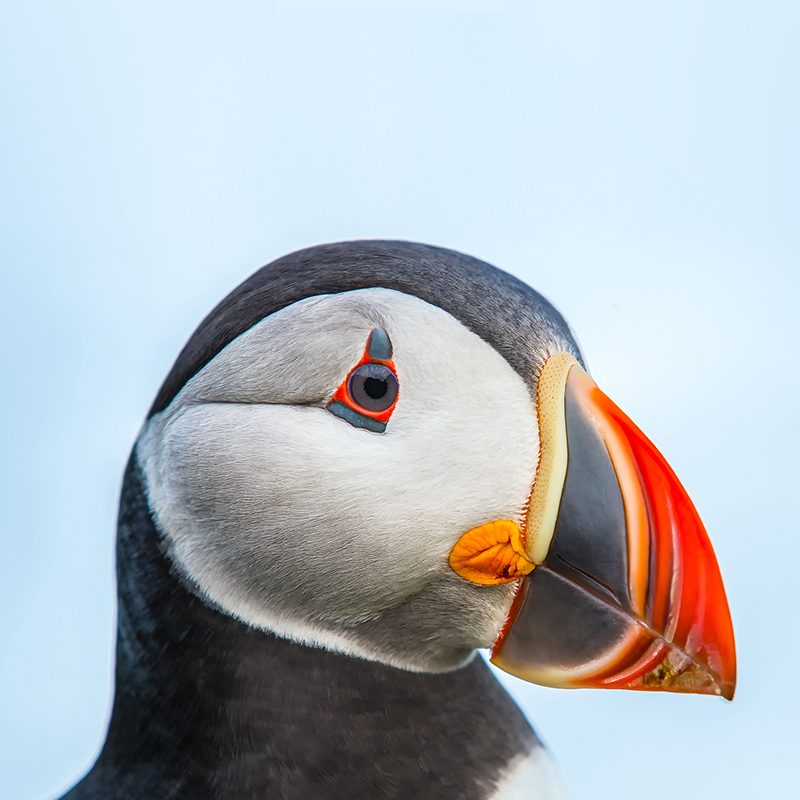
#> input picture test_image.jpg, 800 x 800 px
$ python test.py
#> lines starting #> are read from the running program, lines starting #| are printed output that depends on the picture
#> further down, img is the input picture: PIL image 800x800 RGB; mean R, G, B 178.3, 184.6, 190.5
### utils.py
import numpy as np
from matplotlib import pyplot as plt


# [7 lines left out: function show_tensor, not called in this run]


def show_batch_of_tensors(batch, ncol=5, normalize = False, cmap = "gray"):
#> called with batch = array of shape (2, 3, 800, 800), ncol = 1, normalize = False, cmap = 'gray'
    B, C, H, W = batch.shape
#> B = 2; C = 3; H = 800; W = 800
    extra = 0
    if not B % ncol == 0:
        Warning('inconsistent dimensions: {} samples to format using {} columns. ugly output'.format(B, ncol))
        extra+=1

    fig, axs = plt.subplots(int(B / ncol) + extra, ncol)

    for (tensor, ax) in zip(batch, axs.ravel()[:B]):
        if normalize:
            tensor /= tensor.max()
        ax.imshow(tensor.transpose(1, 2, 0), cmap=cmap)
        ax.axis("off")
#> this loop made 2 passes

    plt.tight_layout()
    plt.show()
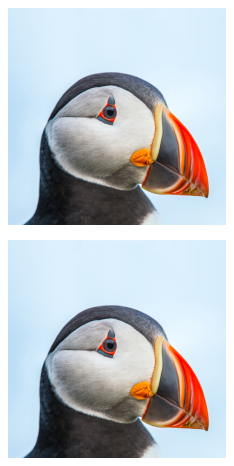
#> figure drawn by matplotlib, 2 panels

def get_neighborhood_indeces(input_shape:tuple, kernel_shape:tuple, stride:int, padding:int) -> tuple:

    '''
    :param input_shape: tuple, shape of input array from which we want to extract indeces of all possible kernel neighbours
    :param kernel_shape: tuple, shape of the kernel(s) that we want to convolve with the input
    :param stride: int, spacing between possible kernel positions.
    :param padding: int, number of pixels used to pad the image

    :return: (ii, jj, kk)
             tuple of indeces corresponding to all possible neighborhoods given the above inputs
    '''

    B,C,H,W = input_shape # B is the batch size (number of inputs)
    Nk,Ck,Hk,Wk = kernel_shape # Nk is the number of kernels used. EACH OF THE B INPUTs GOES THROUGH ALL Nk KERNELS.

    # get output dimensions
    Hout = int((H - Hk + 2 * padding) / stride) + 1
    Wout = int((W - Wk + 2 * padding) / stride) + 1

    # get relative indices of the kernel's neighbourhood (row major order)
    i = np.tile(np.repeat(np.arange(Hk), Wk), Ck)  # row index
    j = np.tile(np.arange(Wk), Ck*Hk) # column index
    k = np.repeat(np.arange(Ck), Wk*Hk) # depth index (channels)
    # neigh_index --> [k, i, j] # indexing as BxCxHxW

    # using the top left corner of the mask as the origin of the kernel, get the locations where the mask will be placed
    I = stride*np.repeat(np.arange(Hout), Wout)
    J = stride*np.tile(np.arange(Wout), Hout)

    # get the final indeces of kernel's neighborhood at each position I,J,K in 2D arrays of indeces
    ii = i.reshape(-1, 1) + I.reshape(1, -1)
    jj = j.reshape(-1, 1) + J.reshape(1, -1)
    kk = k.reshape(-1, 1)

    return (ii, jj, kk)

def image2neighbourhoodMatrix(input: np.ndarray, kernel_shape:tuple, stride:int, padding:int)-> np.ndarray:

    '''
    # transform input to a matrix whose columns are the neighborhood of the kernel at each position. Since inputs are
    # processed in batches we will stack B of such matrices together to achieve a shape of B x (Ck*Hk*Wk) x (H*W).
    # Note that this is not really a reshape because elements are repeated.
    # for a good overview of this concept see publication:
    # https://www.researchgate.net/publication/330315719_A_Uniform_Architecture_Design_for_Accelerating_2D_and_3D_CNNs_on_FPGAs

    :param input: 4D np.ndarray, input (i.e. image/batch of images) to the conv layer. shape:B x C x H x W
    :param kernel: tuple (Nk,Ck,Hk,Wk), shape of kernel weights of the conv layer. note that Ck == C.
    :param stride: int, spacing between possible kernel positions.
    :param padding: int, number of pixels used to pad the image.

    :return: (transformed_input, transformed_kernel)
             tuple of the input and kernel transformed appropriately to perform convolution as matrix
             multpiplication.
    '''

    B,C,H,W = input.shape # B is the batch size (number of inputs)
    Nk,Ck,Hk,Wk = kernel_shape # Nk is the number of kernels used. EACH OF THE B INPUTs GOES THROUGH ALL Nk KERNELS.

    # pad image if necessary
    # np.pad defaults to zero padding, do not pad in the channnel dimension
    if padding>0:
        input = np.pad(input, ((0,0), (0,0), (padding,padding), (padding, padding)))

    # get indeces of all possible neighours
    ii, jj, kk = get_neighborhood_indeces((B,C,H,W), kernel_shape, stride, padding)
    # get the entries of the input array at the selected indeces
    # neigh_index --> [kk, ii, jj] # indexing as BxCxHxW
    transformed_input = input[:, kk, ii, jj]
    # the above will be a Bx(Ck*Hk*Wk)x(H*W), reshape to (Ck*Hk*Wk)x(B*H*W)
    transformed_input = transformed_input.transpose(1, 2, 0).reshape(Hk*Wk*C, -1)

    return transformed_input

# [42 lines left out: function neighborhoodMatrix2image, not called in this run]

def correlation2d(input:np.ndarray, kernel:np.ndarray, bias:np.ndarray, stride:int = 1, padding:int = 0) -> tuple:

    '''
    fast 2D correlation as matrix multiplication, see paper:
    https://www.researchgate.net/publication/330315719_A_Uniform_Architecture_Design_for_Accelerating_2D_and_3D_CNNs_on_FPGAs


    :param in1: 4D np.ndarray, second input for the correlation operator. shape: BxCxHxW.
    :param kernel: 4D np.ndarray, N kernels of the conv layer. shape: NxCxHxW.
    :param bias: 1D np.ndarray, each kernel has its own bias term added element wise. shape: N.
    :param stride: int, how many entries to skip (both horizontally and vertically) when moving filter throughout input.
                        (default: 1)
    :param padding: int, amount of zero pad for input.
                        (default: 0)
    :return:
    '''

    B,C,H,W = input.shape # B is the batch size (number of inputs)
    Nk,Ck,Hk,Wk = kernel.shape # Nk is the number of kernels used. EACH OF THE B INPUTs GOES THROUGH ALL Nk KERNELS.

    # 1 kernel and input must have the same number of channels
    assert C == Ck, "ERROR: input and filters must have the same number of channels!"

    if not (Hk<=H or Wk<=W):
        Warning('kernel size is larger than the input! may lead to unexpected behaviour.\n'
                'input shape: {} filter shape: {}'.format(input.shape[-2:], kernel.shape[-2:]))

    # get output dimensions
    Hout = int(np.floor((H - Hk + 2 * padding) / stride + 1))
    Wout = int(np.floor((W - Wk + 2 * padding) / stride + 1))

    # perform convolution as matrix multpilication, and add bias of each kernel
    transformed_kernel = kernel.reshape(Nk, -1) # reshape kernels from Nk x Ck x Hk x Wk to Nk x Ck*Hk*Wk
    transformed_input = image2neighbourhoodMatrix(input, kernel.shape, stride, padding) # reshape input from B x C x H x W to (Ck*Hk*Wk)x(B*H*W)
    out = transformed_kernel @ transformed_input + bias

    # reshape to proper form
    out = out.reshape(Nk, Hout, Wout, B).transpose(3,0,1,2)

    # return cache to compute derivatives in backward pass
    cache = {"input": input, "transformed_input":transformed_input}

    return out, cache

### modules.py
import utils
import numpy as np
from collections import OrderedDict

class Module():
    """
    Base class that all instanciated model/layer must inherit, it will set up the model/layer and
    handle basic functionalities.
    """

    def __init__(self):
        self.training = False # boolean variable to represent id module in training mode or evaluation mode
        self._parameters = OrderedDict() # store module's parameters
        self._caches = OrderedDict() # store forward pass caches to compute derivatives in backward pass
        self._backward_hooks = OrderedDict() # store the grad of the parameters when backward is called
        self._modules = OrderedDict() # store all sub-modules that will be contained in the model

    def forward(self, *args, **kwargs):
        raise NotImplementedError('forward function not yet implemented for testing!')


    def bwd(self, *args, **kwargs):
        pass

    def backward(self, Dout = None):
        return self.bwd(Dout)

    def __call__(self, *args, **kwargs):
        return self.forward(*args, **kwargs)

    def add_parameter(self, name:str, param:np.ndarray) -> None:
        if name == '':
            raise ValueError('parameter name cannot be empty')
        else:
            assert isinstance(param, np.ndarray), "can only add instances of ``ndarray`` to self._parameters. Got {}".format(type(param))
            self._parameters[name] = param

    # [40 lines left out: functions add_cache, add_module, add_backward_hook, update_params, not called in this run]

    def zero_grad(self):
        self._caches = OrderedDict()
        self._backward_hooks = OrderedDict()


    def train(self):
        self.training = True

    def eval(self):
        self.training = False

    # [5 lines left out: function named_parameters, not called in this run]

    def submodules(self):
        return self._modules.items()

    # [18 lines left out: functions reversed_submodules, extra_repr, not called in this run]


class Linear(Module):
    '''
    implementation of a linear layer and its backward
    '''

    def __repr__(self):
        _name = "Linear layer"
        return _name+self.extra_repr()

    # [37 lines left out: functions __init__, forward, bwd, not called in this run]


class Conv2D(Module):
    """
    An implementation of a convolutional layer.

    The input consists of B data points, each with C channels, height H and
    width W. We convolve each input with Nk different filters, where each filter
    spans all C channels and has height Hk and width Wk.

    Parameters:
    - w: Filter weights of shape (Nk, C, Hk, Wk)
    - b: Biases, of shape (Nk,)
    - kernel_size: Size of the convolving kernel
    - stride: The number of pixels between adjacent receptive fields in the
        horizontal and vertical directions.
    - padding: The number of pixels that will be used to zero-pad the input.
    """

    def __repr__(self):
        _name = "Conv2D layer"
        return _name+self.extra_repr()

    def __init__(self, in_channels: int, out_channels: int, kernel_size: tuple, stride: int = 1, padding: int = 0):

        super(Conv2D, self).__init__()

        # weights initialised from a centralised random distribution with std 0.1
        self.add_parameter("weight", np.random.normal(0, 0.1, size=(out_channels, in_channels, *kernel_size)))
        # bias is initialised to zero
        self.add_parameter("bias", np.zeros((out_channels,1)))

        self.ks, self.stride, self.pad = kernel_size, stride, padding

    def forward(self, input:np.ndarray) -> tuple:
        '''
        see comments of utils.correlation2d() for insights on the forward pass of conv2D
        :param input: np.ndarray, input to the conv2D layer
        :return: out: np.ndarray, output to the conv2D layer
        '''
        weight, bias = self._parameters['weight'], self._parameters['bias']
        # forward pass for conv layer and stores cached variables for backward pass
        out, caches = utils.correlation2d(input, weight, bias, stride=self.stride, padding=self.pad)
        for key, cache in caches.items():
            self.add_cache(key, cache)
        return out

    # [54 lines left out: function bwd, not called in this run]

class View(Module):
    """
    class to reshape an input to go through linear layers and include it in backprop
    """
    def __repr__(self):
        return "View tensor\n"

    def __init__(self, shape):
        super(View, self).__init__()
        self.shape = shape

    # [10 lines left out: functions forward, bwd, not called in this run]

class ReLU(Module):
    """
    rectified linear unit activation function: out = max(0,X)
    """

    def __repr__(self):
        _name = "ReLU activation\n"
        return _name

    def __init__(self):
        super(ReLU, self).__init__()

    # [11 lines left out: functions forward, bwd, not called in this run]


class Sigmoid(Module):
    """
    sigmoid activation function: out = 1/[1+exp(-X)]
    """

    def __repr__(self):
        _name = "Sigmoid activation\n"
        return _name

    def __init__(self):
        super(Sigmoid, self).__init__()

    # [9 lines left out: function forward, not called in this run]

    def bwd(self, Dout):
        out = self._caches["out"]
        return Dout*out*(1-out)

class Softmax(Module):
    """
    sigmoid activation function: out_j = exp(x_j)/[sum_i (exp(-x_i)]
    """

    def __repr__(self):
        _name = "Softmax activation\n"
        return _name

    def __init__(self):
        super(Softmax, self).__init__()

    # [33 lines left out: functions forward, bwd, not called in this run]

class NegativeLogLikelyhood(Module):
    """
    Negative Log Likelyhood Loss for single class MLE fit, assuming labels as integers starting from 0
    """

    def __repr__(self):
        return "Negative Log-Likelyhood loss\n"

    def __init__(self):
        super(NegativeLogLikelyhood, self).__init__()

    # [14 lines left out: functions forward, bwd, not called in this run]

### test.py
import modules
import utils
import numpy as np
from PIL import Image

conv_layer = modules.Conv2D(in_channels=3, out_channels=3, kernel_size=(7,7), padding=3, stride=1)
img = Image.open("./test_image.jpg")
img = np.asarray(img).transpose((2,0,1))/255
batch = np.array([img,]*2)

utils.show_batch_of_tensors(batch, ncol=1)

print("input")
print(batch.shape)
#| (2, 3, 800, 800)

out = conv_layer(batch)
#> (the run stopped early here; a loop or call above may not have finished)
